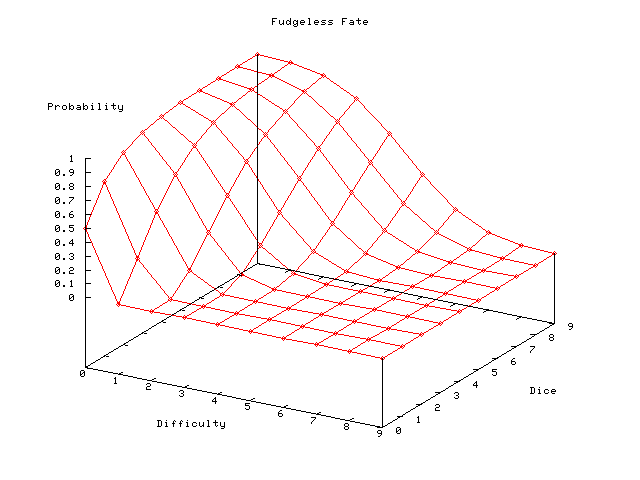

Reproduce this figure in gnuplot.
set terminal png
set title "Fudgeless Fate"
set xlabel "Difficulty"
set ylabel "Dice"
set zlabel "Probability"
set output "graph3d.png"
set data style linespoints
splot 'graph3d.data' matrix title ""
